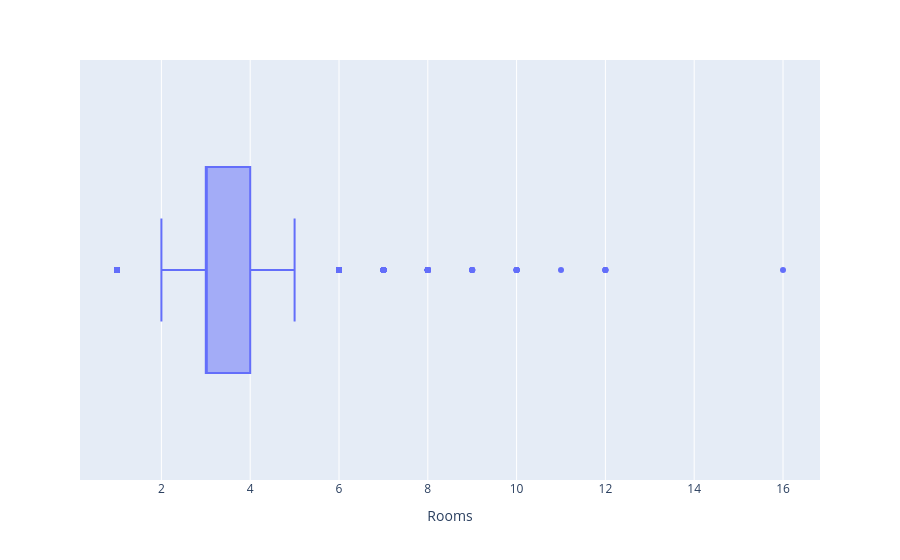

Notebook code cell kept with this figure:
### Code cell
px.box(data_frame= df, x= 'Rooms')

### Figure 1 — Plotly figure (JSON) as saved in the notebook; plotly's stock layout.template omitted (floating-point values rounded to 4 significant figures; data arrays with more than 128 entries replaced by an {"elided": "..."} marker saying what was removed)
{"data": [{"alignmentgroup": "True", "hovertemplate": "Rooms=%{x}<extra></extra>", "legendgroup": "", "marker": {"color": "#636efa"}, "name": "", "notched": false, "offsetgroup": "", "orientation": "h", "showlegend": false, "type": "box", "x": {"elided": "63020 float values"}, "x0": " ", "xaxis": "x", "y0": " ", "yaxis": "y"}], "layout": {"boxmode": "group", "legend": {"tracegroupgap": 0}, "margin": {"t": 60}, "xaxis": {"anchor": "y", "domain": [0, 1], "title": {"text": "Rooms"}}, "yaxis": {"anchor": "x", "domain": [0, 1]}}}
